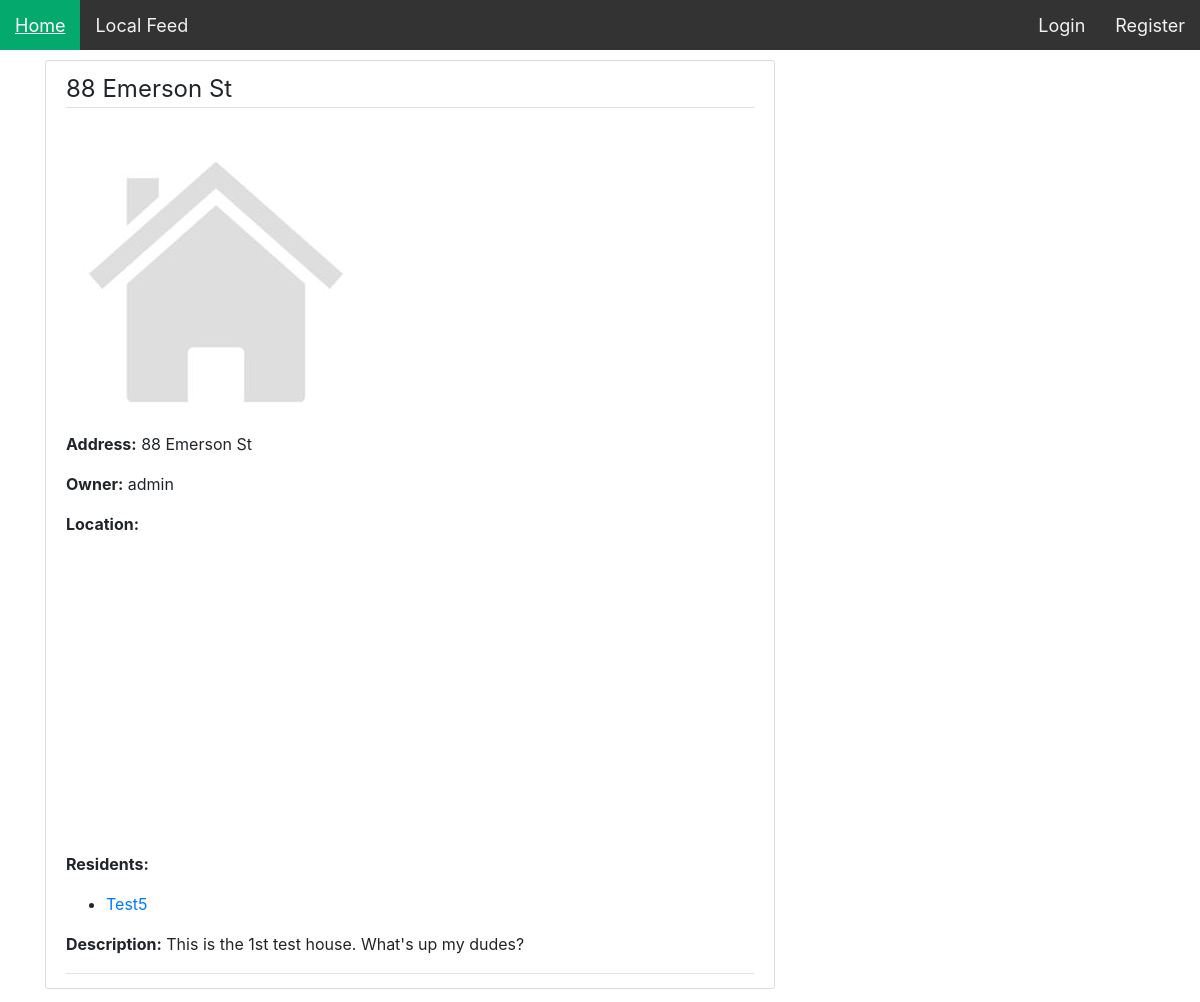
The page /house/88-emerson-st/ on the database as committed earlier.
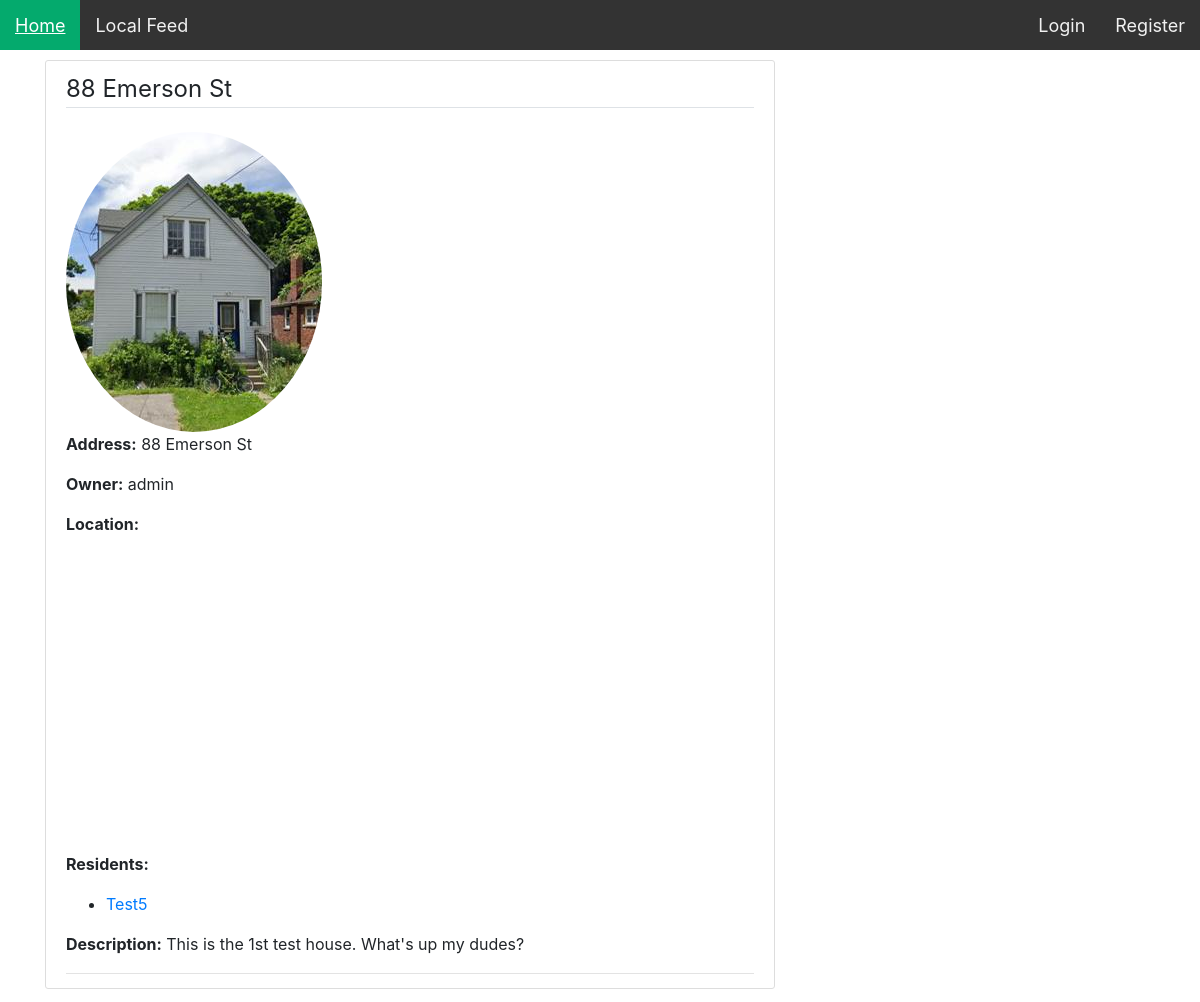
The same page on the database as committed later.
### users/models.py (models this page shows, shortened)
class House(models.Model):
    address = models.CharField(max_length=150, unique=True)
    location = models.JSONField(default = dict, unique=True)
    owner = models.ForeignKey(User, null=True, on_delete=models.SET_NULL, related_name="owner")
    residents = models.ManyToManyField(User, blank=True)
    description = models.TextField(blank=True)
    slug = models.SlugField(blank=True)
    image = models.ImageField(default='house-default.jpg', upload_to='house_pics')

### map/views.py (the view)
# urls.py: path("house/<slug:slug>/", HouseDetailView.as_view(), name='house-detail'),
class HouseDetailView(DetailView):
    model = House

### BackyardBuddies/users/templates/users/house_detail.html (shortened to what this page needs)
{% extends "map/base.html" %}
{% block content %}
	<article class="media content-section">
	  <div class="media-body">
		<div class="article-metadata">
          <legend class="border-bottom mb-4">{{ object.address }}</legend>
		  <img class="rounded-circle" src="{{ object.image.url }}">
		  <p><strong>Address:</strong> {{ object.address }}</p>
		  <p><strong>Owner:</strong> {{ object.owner }}</p>
		  <p><strong>Location:</strong></p>
		  <div id="map2" style="height:300px;width:600px"></div>
		  <p><strong>Residents:</strong></p>
		  <ul>
			  {% for resident in object.residents.all %}
				<li><a href="#">{{ resident }}</a></li>
			  {% endfor %}
	      </ul>
		  <p><strong>Description:</strong> {{ object.description }}</p>
	  </div>
	</article>
{% endblock content %}

Rows that differ between the two databases and show on the page:
changed House "88 Emerson St": image: picture added in place of a placeholder
